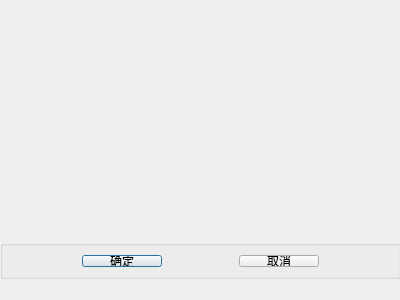
<?xml version="1.0" encoding="UTF-8"?>
<ui version="4.0">
 <class>editDialog</class>
 <widget class="QDialog" name="editDialog">
  <property name="geometry">
   <rect>
    <x>0</x>
    <y>0</y>
    <width>400</width>
    <height>300</height>
   </rect>
  </property>
  <property name="windowTitle">
   <string>Dialog</string>
  </property>
  <widget class="QGroupBox" name="groupBox">
   <property name="geometry">
    <rect>
     <x>0</x>
     <y>240</y>
     <width>401</width>
     <height>39</height>
    </rect>
   </property>
   <property name="title">
    <string/>
   </property>
   <layout class="QHBoxLayout" name="horizontalLayout">
    <item>
     <spacer name="horizontalSpacer">
      <property name="orientation">
       <enum>Qt::Horizontal</enum>
      </property>
      <property name="sizeHint" stdset="0">
       <size>
        <width>40</width>
        <height>20</height>
       </size>
      </property>
     </spacer>
    </item>
    <item>
     <widget class="QPushButton" name="pushButton">
      <property name="text">
       <string>确定</string>
      </property>
     </widget>
    </item>
    <item>
     <spacer name="horizontalSpacer_2">
      <property name="orientation">
       <enum>Qt::Horizontal</enum>
      </property>
      <property name="sizeHint" stdset="0">
       <size>
        <width>40</width>
        <height>20</height>
       </size>
      </property>
     </spacer>
    </item>
    <item>
     <widget class="QPushButton" name="pushButton_2">
      <property name="text">
       <string>取消</string>
      </property>
     </widget>
    </item>
    <item>
     <spacer name="horizontalSpacer_3">
      <property name="orientation">
       <enum>Qt::Horizontal</enum>
      </property>
      <property name="sizeHint" stdset="0">
       <size>
        <width>40</width>
        <height>20</height>
       </size>
      </property>
     </spacer>
    </item>
   </layout>
  </widget>
 </widget>
 <resources/>
 <connections/>
</ui>
